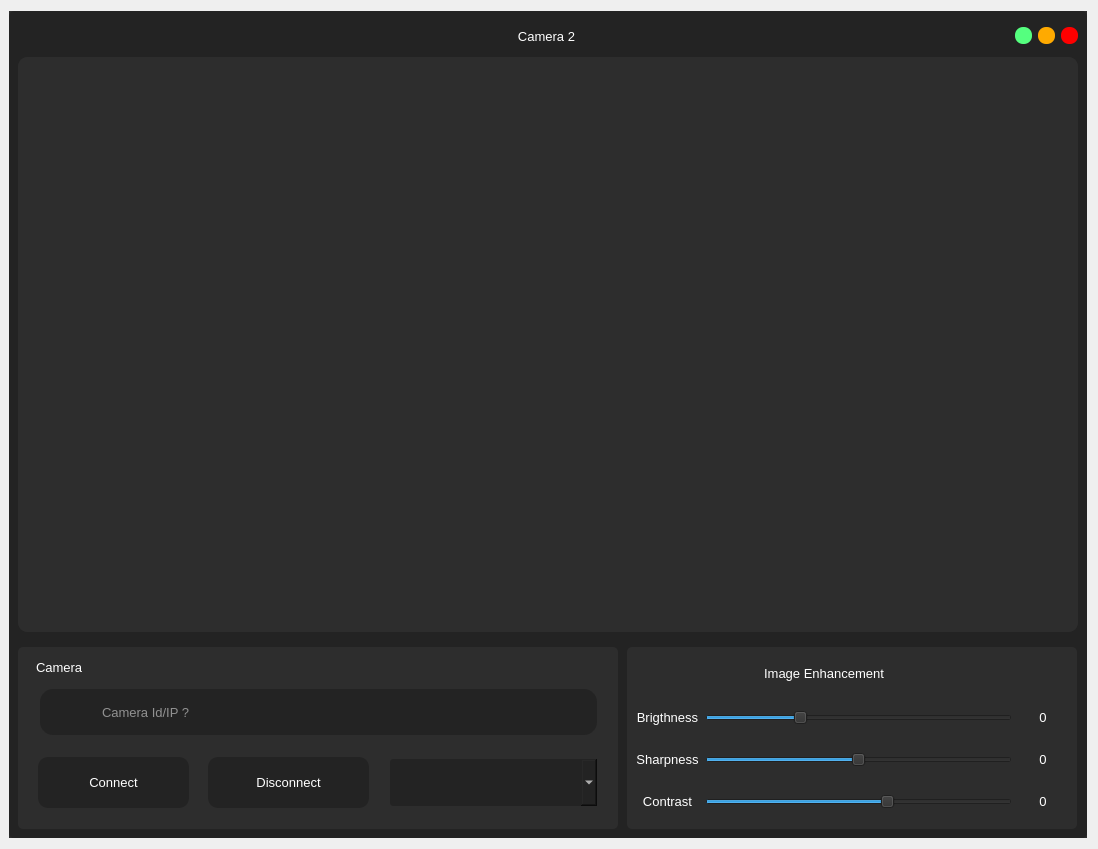
<?xml version="1.0" encoding="UTF-8"?>
<ui version="4.0">
 <class>Dialog</class>
 <widget class="QDialog" name="Dialog">
  <property name="geometry">
   <rect>
    <x>0</x>
    <y>0</y>
    <width>1098</width>
    <height>849</height>
   </rect>
  </property>
  <property name="minimumSize">
   <size>
    <width>1098</width>
    <height>819</height>
   </size>
  </property>
  <property name="maximumSize">
   <size>
    <width>1098</width>
    <height>880</height>
   </size>
  </property>
  <property name="windowTitle">
   <string>Dialog</string>
  </property>
  <layout class="QVBoxLayout" name="verticalLayout">
   <property name="leftMargin">
    <number>9</number>
   </property>
   <item>
    <widget class="QFrame" name="frame">
     <property name="styleSheet">
      <string notr="true">background-color: rgb(45, 45, 45);</string>
     </property>
     <property name="frameShape">
      <enum>QFrame::NoFrame</enum>
     </property>
     <property name="frameShadow">
      <enum>QFrame::Raised</enum>
     </property>
     <layout class="QVBoxLayout" name="verticalLayout_4">
      <property name="spacing">
       <number>0</number>
      </property>
      <property name="leftMargin">
       <number>0</number>
      </property>
      <property name="topMargin">
       <number>0</number>
      </property>
      <property name="rightMargin">
       <number>0</number>
      </property>
      <property name="bottomMargin">
       <number>0</number>
      </property>
      <item>
       <widget class="QFrame" name="frame_2">
        <property name="styleSheet">
         <string notr="true">QFrame{
	background-color: rgb(35, 35, 35);
	border-radius:5px;
}</string>
        </property>
        <property name="frameShape">
         <enum>QFrame::NoFrame</enum>
        </property>
        <property name="frameShadow">
         <enum>QFrame::Raised</enum>
        </property>
        <layout class="QVBoxLayout" name="verticalLayout_2">
         <property name="leftMargin">
          <number>0</number>
         </property>
         <property name="topMargin">
          <number>0</number>
         </property>
         <property name="rightMargin">
          <number>0</number>
         </property>
         <property name="bottomMargin">
          <number>0</number>
         </property>
         <item>
          <widget class="QFrame" name="frame_3">
           <property name="minimumSize">
            <size>
             <width>0</width>
             <height>40</height>
            </size>
           </property>
           <property name="maximumSize">
            <size>
             <width>16777215</width>
             <height>30</height>
            </size>
           </property>
           <property name="frameShape">
            <enum>QFrame::NoFrame</enum>
           </property>
           <property name="frameShadow">
            <enum>QFrame::Raised</enum>
           </property>
           <layout class="QHBoxLayout" name="horizontalLayout">
            <property name="topMargin">
             <number>0</number>
            </property>
            <property name="bottomMargin">
             <number>0</number>
            </property>
            <item>
             <widget class="QLabel" name="label">
              <property name="minimumSize">
               <size>
                <width>60</width>
                <height>0</height>
               </size>
              </property>
              <property name="maximumSize">
               <size>
                <width>60</width>
                <height>16777215</height>
               </size>
              </property>
              <property name="text">
               <string/>
              </property>
              <property name="pixmap">
               <pixmap resource="../resource/asset.qrc">:/icons/asset/video.svg</pixmap>
              </property>
             </widget>
            </item>
            <item>
             <widget class="QLabel" name="label_2">
              <property name="font">
               <font>
                <family>Arial</family>
                <pointsize>10</pointsize>
               </font>
              </property>
              <property name="styleSheet">
               <string notr="true">QLabel{
	color: rgb(255, 255, 255);
}</string>
              </property>
              <property name="text">
               <string>Camera 2</string>
              </property>
              <property name="alignment">
               <set>Qt::AlignCenter</set>
              </property>
             </widget>
            </item>
            <item>
             <widget class="QPushButton" name="btn_minimize">
              <property name="minimumSize">
               <size>
                <width>16</width>
                <height>16</height>
               </size>
              </property>
              <property name="maximumSize">
               <size>
                <width>17</width>
                <height>17</height>
               </size>
              </property>
              <property name="styleSheet">
               <string notr="true">QPushButton{
	background-color: rgb(85, 255, 127);
	border:none;
	border-radius: 8px;
}

QPushButton:hover{	
	background-color: rgba(85, 255, 127,150);
	
}</string>
              </property>
              <property name="text">
               <string/>
              </property>
             </widget>
            </item>
            <item>
             <widget class="QPushButton" name="btn_maximize">
              <property name="minimumSize">
               <size>
                <width>16</width>
                <height>16</height>
               </size>
              </property>
              <property name="maximumSize">
               <size>
                <width>17</width>
                <height>17</height>
               </size>
              </property>
              <property name="styleSheet">
               <string notr="true">QPushButton{
	
	background-color: rgb(255, 170, 0);
	border:none;
	border-radius: 8px;
}

QPushButton:hover{	
	background-color: rgba(255, 170, 0,150);
	
}</string>
              </property>
              <property name="text">
               <string/>
              </property>
             </widget>
            </item>
            <item>
             <widget class="QPushButton" name="btn_close">
              <property name="minimumSize">
               <size>
                <width>16</width>
                <height>16</height>
               </size>
              </property>
              <property name="maximumSize">
               <size>
                <width>17</width>
                <height>17</height>
               </size>
              </property>
              <property name="styleSheet">
               <string notr="true">QPushButton{
	background-color: rgb(255, 0, 0);
	border:none;
	border-radius: 8px;
}

QPushButton:hover{	
	background-color: rgba(255, 0, 0,150);
	
}</string>
              </property>
              <property name="text">
               <string/>
              </property>
             </widget>
            </item>
           </layout>
          </widget>
         </item>
         <item>
          <widget class="QFrame" name="frame_4">
           <property name="frameShape">
            <enum>QFrame::NoFrame</enum>
           </property>
           <property name="frameShadow">
            <enum>QFrame::Raised</enum>
           </property>
           <layout class="QVBoxLayout" name="verticalLayout_3">
            <property name="leftMargin">
             <number>9</number>
            </property>
            <property name="topMargin">
             <number>0</number>
            </property>
            <property name="rightMargin">
             <number>9</number>
            </property>
            <property name="bottomMargin">
             <number>0</number>
            </property>
            <item>
             <widget class="QFrame" name="camera_view">
              <property name="minimumSize">
               <size>
                <width>0</width>
                <height>400</height>
               </size>
              </property>
              <property name="styleSheet">
               <string notr="true">QFrame{
	border-radius:10px;
	background-color: rgb(45, 45, 45);
}</string>
              </property>
              <property name="frameShape">
               <enum>QFrame::NoFrame</enum>
              </property>
              <property name="frameShadow">
               <enum>QFrame::Raised</enum>
              </property>
              <layout class="QVBoxLayout" name="verticalLayout_5">
               <property name="spacing">
                <number>6</number>
               </property>
               <property name="leftMargin">
                <number>0</number>
               </property>
               <property name="topMargin">
                <number>0</number>
               </property>
               <property name="rightMargin">
                <number>0</number>
               </property>
               <property name="bottomMargin">
                <number>0</number>
               </property>
               <item>
                <widget class="QLabel" name="camera_feeds">
                 <property name="font">
                  <font>
                   <family>Arial</family>
                   <pointsize>12</pointsize>
                  </font>
                 </property>
                 <property name="styleSheet">
                  <string notr="true">QLabel{
	color: rgb(255, 255, 255);
	border-radius:10px;
	background-color: rgb(45, 45, 45);
}</string>
                 </property>
                 <property name="text">
                  <string/>
                 </property>
                 <property name="pixmap">
                  <pixmap resource="../resource/asset.qrc">:/icons/asset/camera-off.svg</pixmap>
                 </property>
                 <property name="alignment">
                  <set>Qt::AlignCenter</set>
                 </property>
                </widget>
               </item>
              </layout>
             </widget>
            </item>
           </layout>
          </widget>
         </item>
         <item>
          <widget class="QFrame" name="frame_5">
           <property name="maximumSize">
            <size>
             <width>16777215</width>
             <height>200</height>
            </size>
           </property>
           <property name="frameShape">
            <enum>QFrame::NoFrame</enum>
           </property>
           <property name="frameShadow">
            <enum>QFrame::Raised</enum>
           </property>
           <layout class="QHBoxLayout" name="horizontalLayout_2">
            <property name="spacing">
             <number>9</number>
            </property>
            <property name="leftMargin">
             <number>9</number>
            </property>
            <item>
             <widget class="QFrame" name="frame_6">
              <property name="minimumSize">
               <size>
                <width>600</width>
                <height>0</height>
               </size>
              </property>
              <property name="maximumSize">
               <size>
                <width>550</width>
                <height>16777215</height>
               </size>
              </property>
              <property name="styleSheet">
               <string notr="true">
QFrame{
	background-color: rgb(45, 45, 45);
	border-radius:5px;
}</string>
              </property>
              <property name="frameShape">
               <enum>QFrame::StyledPanel</enum>
              </property>
              <property name="frameShadow">
               <enum>QFrame::Raised</enum>
              </property>
              <widget class="QLabel" name="label_28">
               <property name="geometry">
                <rect>
                 <x>40</x>
                 <y>50</y>
                 <width>31</width>
                 <height>30</height>
                </rect>
               </property>
               <property name="minimumSize">
                <size>
                 <width>0</width>
                 <height>30</height>
                </size>
               </property>
               <property name="maximumSize">
                <size>
                 <width>16777215</width>
                 <height>30</height>
                </size>
               </property>
               <property name="styleSheet">
                <string notr="true">background-color: rgb(35,35,35);</string>
               </property>
               <property name="text">
                <string/>
               </property>
               <property name="pixmap">
                <pixmap resource="../resource/asset.qrc">:/icons/asset/video.svg</pixmap>
               </property>
              </widget>
              <widget class="QPushButton" name="btn_exit_cam_connect">
               <property name="geometry">
                <rect>
                 <x>20</x>
                 <y>110</y>
                 <width>151</width>
                 <height>51</height>
                </rect>
               </property>
               <property name="font">
                <font>
                 <pointsize>10</pointsize>
                </font>
               </property>
               <property name="styleSheet">
                <string notr="true">QPushButton{
	color: rgb(255, 255, 255);
	background-color: rgb(35, 35, 35);
	border:none;
	border-radius: 10px;
}

QPushButton:hover{
	border-radius: 20px;
}

QPushButton:pressed{
	border: 2px solid rgb(255,255,255);	
}</string>
               </property>
               <property name="text">
                <string>Connect</string>
               </property>
               <property name="icon">
                <iconset resource="../resource/asset.qrc">
                 <normaloff>:/icons/asset/video.svg</normaloff>:/icons/asset/video.svg</iconset>
               </property>
               <property name="iconSize">
                <size>
                 <width>30</width>
                 <height>30</height>
                </size>
               </property>
               <property name="flat">
                <bool>true</bool>
               </property>
              </widget>
              <widget class="QLineEdit" name="exit_cam_ip">
               <property name="geometry">
                <rect>
                 <x>20</x>
                 <y>40</y>
                 <width>561</width>
                 <height>50</height>
                </rect>
               </property>
               <property name="minimumSize">
                <size>
                 <width>0</width>
                 <height>50</height>
                </size>
               </property>
               <property name="maximumSize">
                <size>
                 <width>16777215</width>
                 <height>50</height>
                </size>
               </property>
               <property name="font">
                <font>
                 <pointsize>10</pointsize>
                </font>
               </property>
               <property name="styleSheet">
                <string notr="true">QLineEdit{
    background-color: rgb(35,35,35);
	color: rgb(255, 255, 255);
	border: 2px solid  rgb(45, 45, 45);
	border-radius:15px;
	padding-left: 60px;
}

QLineEdit:hover{
	border:2px solid rgb(35, 35, 35);
}

QLineEdit:focus{
	border:2px solid rgb(255, 255, 255);
}</string>
               </property>
               <property name="placeholderText">
                <string>Camera Id/IP ?</string>
               </property>
               <property name="clearButtonEnabled">
                <bool>true</bool>
               </property>
              </widget>
              <widget class="QPushButton" name="btn_exit_cam_disconect">
               <property name="geometry">
                <rect>
                 <x>190</x>
                 <y>110</y>
                 <width>161</width>
                 <height>51</height>
                </rect>
               </property>
               <property name="font">
                <font>
                 <pointsize>10</pointsize>
                </font>
               </property>
               <property name="styleSheet">
                <string notr="true">QPushButton{
	color: rgb(255, 255, 255);
	background-color: rgb(35, 35, 35);
	border:none;
	border-radius: 10px;
}

QPushButton:hover{
	border-radius: 20px;
}

QPushButton:pressed{
	border: 2px solid rgb(255,255,255);	
}</string>
               </property>
               <property name="text">
                <string>Disconnect</string>
               </property>
               <property name="icon">
                <iconset resource="../resource/asset.qrc">
                 <normaloff>:/icons/asset/video-off.svg</normaloff>:/icons/asset/video-off.svg</iconset>
               </property>
               <property name="iconSize">
                <size>
                 <width>30</width>
                 <height>30</height>
                </size>
               </property>
               <property name="flat">
                <bool>true</bool>
               </property>
              </widget>
              <widget class="QLabel" name="label_15">
               <property name="geometry">
                <rect>
                 <x>10</x>
                 <y>10</y>
                 <width>131</width>
                 <height>20</height>
                </rect>
               </property>
               <property name="minimumSize">
                <size>
                 <width>0</width>
                 <height>20</height>
                </size>
               </property>
               <property name="maximumSize">
                <size>
                 <width>16777215</width>
                 <height>20</height>
                </size>
               </property>
               <property name="font">
                <font>
                 <family>Arial</family>
                 <pointsize>10</pointsize>
                </font>
               </property>
               <property name="styleSheet">
                <string notr="true">color: rgb(255, 255, 255);
padding-left:5px;</string>
               </property>
               <property name="text">
                <string>Camera </string>
               </property>
               <property name="alignment">
                <set>Qt::AlignLeading|Qt::AlignLeft|Qt::AlignVCenter</set>
               </property>
              </widget>
              <widget class="QComboBox" name="comboBox">
               <property name="geometry">
                <rect>
                 <x>370</x>
                 <y>110</y>
                 <width>211</width>
                 <height>51</height>
                </rect>
               </property>
               <property name="minimumSize">
                <size>
                 <width>0</width>
                 <height>51</height>
                </size>
               </property>
               <property name="maximumSize">
                <size>
                 <width>16777215</width>
                 <height>51</height>
                </size>
               </property>
               <property name="font">
                <font>
                 <pointsize>10</pointsize>
                </font>
               </property>
               <property name="styleSheet">
                <string notr="true">QComboBox{
	color: rgb(255, 255, 255);
	border: 2px solid rgb(45, 45, 45);
	padding-left:10px;
	border-radius: 5px;
	background-color: rgb(35, 35, 35);
}</string>
               </property>
               <property name="frame">
                <bool>false</bool>
               </property>
              </widget>
              <zorder>btn_exit_cam_connect</zorder>
              <zorder>exit_cam_ip</zorder>
              <zorder>btn_exit_cam_disconect</zorder>
              <zorder>label_28</zorder>
              <zorder>label_15</zorder>
              <zorder>comboBox</zorder>
             </widget>
            </item>
            <item>
             <widget class="QFrame" name="frame_7">
              <property name="maximumSize">
               <size>
                <width>450</width>
                <height>16777215</height>
               </size>
              </property>
              <property name="styleSheet">
               <string notr="true">QFrame{
	background-color: rgb(45, 45, 45);
	border-radius:5px;
}</string>
              </property>
              <property name="frameShape">
               <enum>QFrame::NoFrame</enum>
              </property>
              <property name="frameShadow">
               <enum>QFrame::Raised</enum>
              </property>
              <layout class="QGridLayout" name="gridLayout">
               <property name="verticalSpacing">
                <number>20</number>
               </property>
               <item row="2" column="2">
                <widget class="QLabel" name="sharpness_value">
                 <property name="minimumSize">
                  <size>
                   <width>50</width>
                   <height>0</height>
                  </size>
                 </property>
                 <property name="font">
                  <font>
                   <family>Arial</family>
                   <pointsize>10</pointsize>
                   <weight>50</weight>
                   <bold>false</bold>
                  </font>
                 </property>
                 <property name="styleSheet">
                  <string notr="true">QLabel{
	color: rgb(255, 255, 255);
	background-color: rgb(45, 45, 45);
	border-radius: 10px;
}</string>
                 </property>
                 <property name="text">
                  <string>0</string>
                 </property>
                 <property name="alignment">
                  <set>Qt::AlignCenter</set>
                 </property>
                </widget>
               </item>
               <item row="2" column="1">
                <widget class="QSlider" name="sharpness">
                 <property name="maximum">
                  <number>100</number>
                 </property>
                 <property name="value">
                  <number>50</number>
                 </property>
                 <property name="orientation">
                  <enum>Qt::Horizontal</enum>
                 </property>
                </widget>
               </item>
               <item row="1" column="1">
                <widget class="QSlider" name="brigthness">
                 <property name="toolTip">
                  <string/>
                 </property>
                 <property name="maximum">
                  <number>100</number>
                 </property>
                 <property name="value">
                  <number>30</number>
                 </property>
                 <property name="orientation">
                  <enum>Qt::Horizontal</enum>
                 </property>
                </widget>
               </item>
               <item row="3" column="2">
                <widget class="QLabel" name="contrast_value">
                 <property name="minimumSize">
                  <size>
                   <width>50</width>
                   <height>0</height>
                  </size>
                 </property>
                 <property name="font">
                  <font>
                   <family>Arial</family>
                   <pointsize>10</pointsize>
                   <weight>50</weight>
                   <bold>false</bold>
                  </font>
                 </property>
                 <property name="styleSheet">
                  <string notr="true">QLabel{
	color: rgb(255, 255, 255);
	background-color: rgb(45, 45, 45);
	border-radius: 10px;
}</string>
                 </property>
                 <property name="text">
                  <string>0</string>
                 </property>
                 <property name="alignment">
                  <set>Qt::AlignCenter</set>
                 </property>
                </widget>
               </item>
               <item row="2" column="0">
                <widget class="QLabel" name="entry_erosion_label">
                 <property name="font">
                  <font>
                   <family>Arial</family>
                   <pointsize>10</pointsize>
                   <weight>50</weight>
                   <bold>false</bold>
                  </font>
                 </property>
                 <property name="styleSheet">
                  <string notr="true">QLabel{
	color: rgb(255, 255, 255);
	background-color: rgb(45, 45, 45);
	border-radius: 10px;
}</string>
                 </property>
                 <property name="text">
                  <string>Sharpness</string>
                 </property>
                 <property name="alignment">
                  <set>Qt::AlignCenter</set>
                 </property>
                </widget>
               </item>
               <item row="3" column="1">
                <widget class="QSlider" name="contrast">
                 <property name="maximum">
                  <number>100</number>
                 </property>
                 <property name="value">
                  <number>60</number>
                 </property>
                 <property name="orientation">
                  <enum>Qt::Horizontal</enum>
                 </property>
                </widget>
               </item>
               <item row="1" column="2">
                <widget class="QLabel" name="brightness_value">
                 <property name="minimumSize">
                  <size>
                   <width>50</width>
                   <height>0</height>
                  </size>
                 </property>
                 <property name="font">
                  <font>
                   <family>Arial</family>
                   <pointsize>10</pointsize>
                   <weight>50</weight>
                   <bold>false</bold>
                  </font>
                 </property>
                 <property name="styleSheet">
                  <string notr="true">QLabel{
	color: rgb(255, 255, 255);
	background-color: rgb(45, 45, 45);
	border-radius: 10px;
}</string>
                 </property>
                 <property name="text">
                  <string>0</string>
                 </property>
                 <property name="alignment">
                  <set>Qt::AlignCenter</set>
                 </property>
                </widget>
               </item>
               <item row="1" column="0">
                <widget class="QLabel" name="entry_dilation_label">
                 <property name="font">
                  <font>
                   <family>Arial</family>
                   <pointsize>10</pointsize>
                   <weight>50</weight>
                   <bold>false</bold>
                  </font>
                 </property>
                 <property name="styleSheet">
                  <string notr="true">QLabel{
	color: rgb(255, 255, 255);
	background-color: rgb(45, 45, 45);
	border-radius: 10px;
}</string>
                 </property>
                 <property name="text">
                  <string>Brigthness</string>
                 </property>
                 <property name="alignment">
                  <set>Qt::AlignCenter</set>
                 </property>
                </widget>
               </item>
               <item row="0" column="0" colspan="2">
                <widget class="QLabel" name="label_14">
                 <property name="minimumSize">
                  <size>
                   <width>0</width>
                   <height>20</height>
                  </size>
                 </property>
                 <property name="maximumSize">
                  <size>
                   <width>16777215</width>
                   <height>20</height>
                  </size>
                 </property>
                 <property name="font">
                  <font>
                   <family>Arial</family>
                   <pointsize>10</pointsize>
                  </font>
                 </property>
                 <property name="styleSheet">
                  <string notr="true">color: rgb(255, 255, 255);</string>
                 </property>
                 <property name="text">
                  <string>Image Enhancement</string>
                 </property>
                 <property name="alignment">
                  <set>Qt::AlignCenter</set>
                 </property>
                </widget>
               </item>
               <item row="3" column="0">
                <widget class="QLabel" name="entry_blur_label">
                 <property name="font">
                  <font>
                   <family>Arial</family>
                   <pointsize>10</pointsize>
                   <weight>50</weight>
                   <bold>false</bold>
                  </font>
                 </property>
                 <property name="styleSheet">
                  <string notr="true">QLabel{
	color: rgb(255, 255, 255);
	background-color: rgb(45, 45, 45);
	border-radius: 10px;
}</string>
                 </property>
                 <property name="text">
                  <string>Contrast</string>
                 </property>
                 <property name="alignment">
                  <set>Qt::AlignCenter</set>
                 </property>
                </widget>
               </item>
              </layout>
             </widget>
            </item>
           </layout>
          </widget>
         </item>
        </layout>
       </widget>
      </item>
     </layout>
    </widget>
   </item>
  </layout>
 </widget>
 <resources>
  <include location="../resource/asset.qrc"/>
 </resources>
 <connections/>
</ui>
